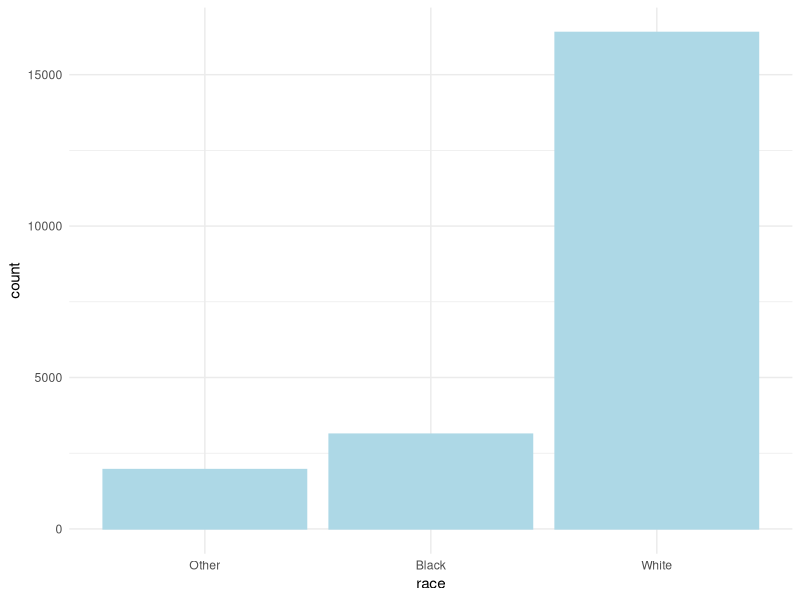
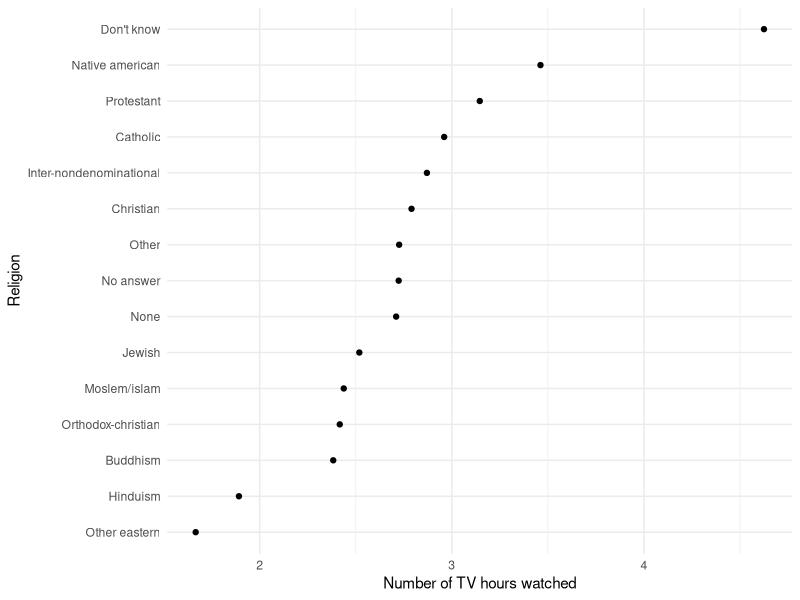
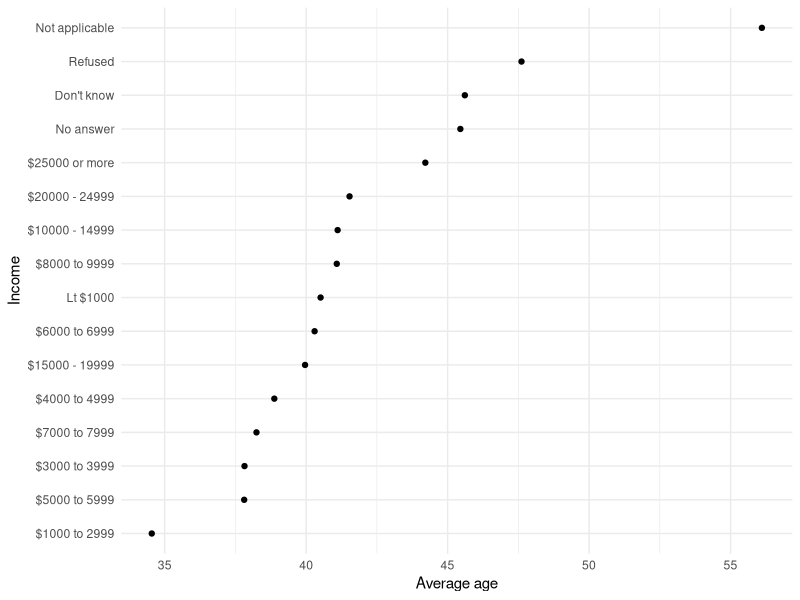
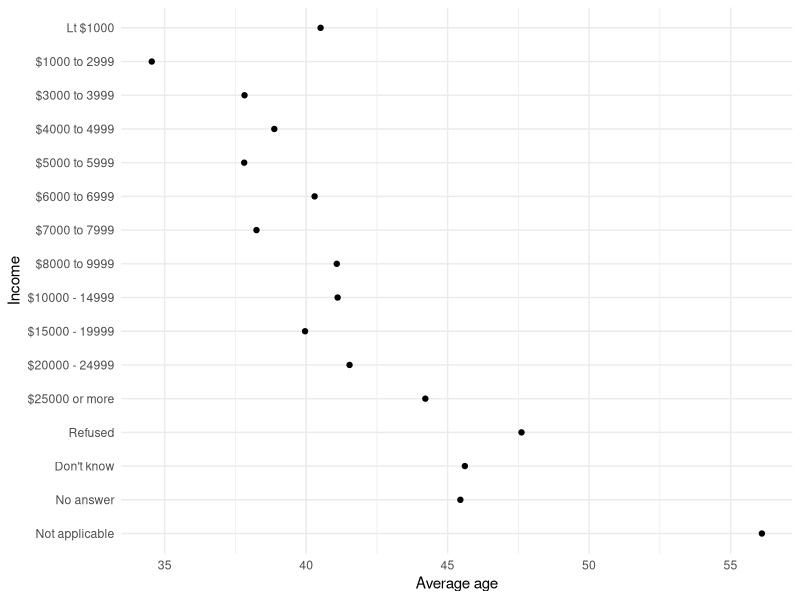
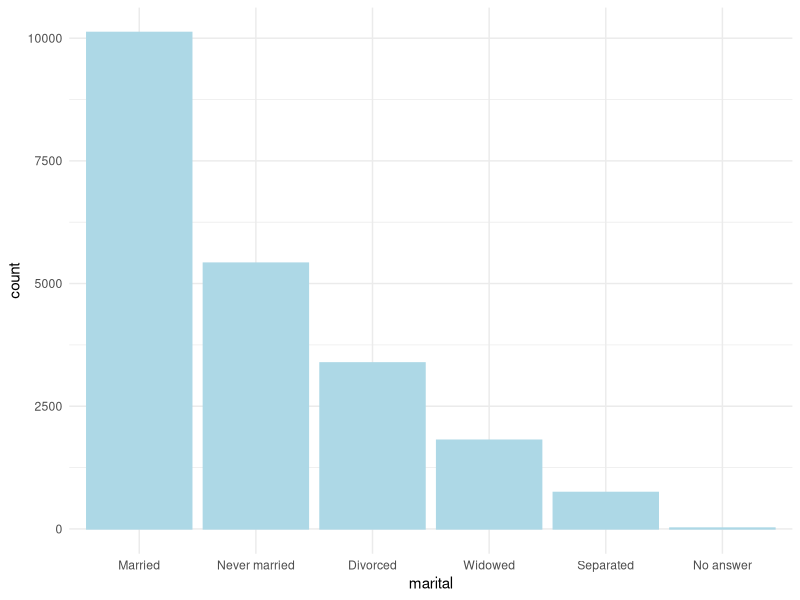
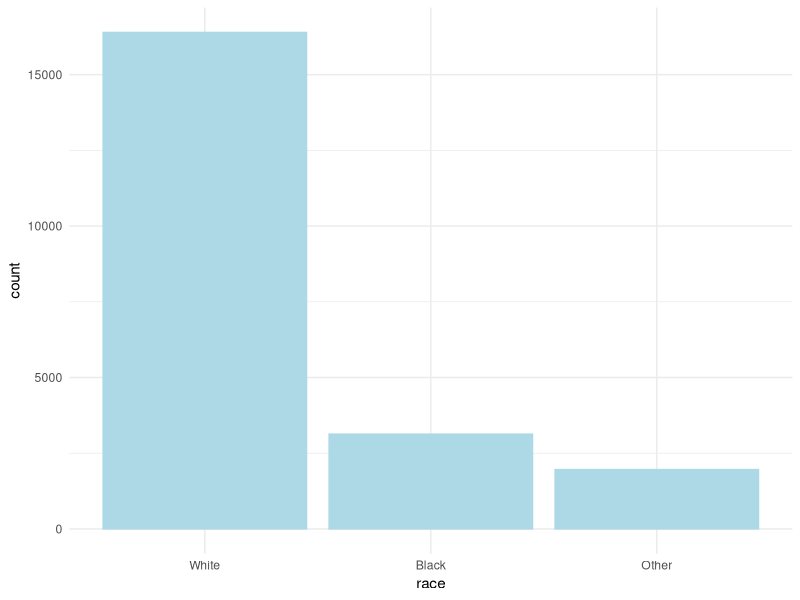

Recreate these plots in R, in order.
## ---- chunk 1
knitr::opts_chunk$set(fig.pos = 'H')
## ---- chunk 2
library(tidyverse)
library(kableExtra)
## ---- chunk 3
gss_cat <- forcats::gss_cat
## ---- chunk 4
head(gss_cat)
## ---- chunk 5
str(gss_cat)
## ---- chunk 6
as_tibble(gss_cat)
## ---- chunk 7
gss_cat %>%
  filter(relig == "Protestant") %>%
  group_by(year, relig) %>%
  summarize(tvhours = mean(tvhours, na.rm = TRUE))
## ---- chunk 8
# Using base R
summarize(group_by(filter(gss_cat, 
                          relig == "Protestant"), 
                   year, 
                   relig), 
          tvhours = mean(tvhours, 
                         na.rm = TRUE)
          )
## ---- chunk 9
gss_cat[1:10,] %>% 
  kable() %>% 
  kable_styling(latex_options = "striped")
## ---- chunk 10
anyNA(gss_cat)
## ---- chunk 11
is.na(gss_cat)

# Only `tvhours` has NA values, indiated by "TRUE" in the output.
## ---- chunk 12
gss_cat %>% 
  count(rincome)
## ---- chunk 13
gss_cat %>% 
  count(marital)

gss_cat %>% 
  count(partyid)

gss_cat %>% 
  count(relig)

gss_cat %>% 
  count(denom)

 # There are numerous ways to quantify missing values in R, but sticking to the very simple method using `count()` we can inspect each factor variable in turn. Almost all of the factor variables have some responses that could be considered to be missing data.

# There are more advanced methods to find missing values that involve less code and a bit less manual work. We won't go into this in detail today, but for those interested the operation below summarises NAs across an entire data set. Following this method, NAs can be found quicker. This isn't a solution for non-standard missing responses, which always involve more manual work.* 

gss_cat %>% 
  select(everything()) %>% 
  summarise_all(funs(sum(is.na(.))))
## ---- chunk 14
gss_cat %>% 
  filter(marital == "Married")

# Since we only want to find married people we will use the equal operator, ==, and encase the observations we want in quotes.*
## ---- chunk 15
gss_cat %>% 
  filter(marital == "Divorced" | marital == "Widowed")

# In this case we need to combine logical operators. The or operator is appropriate here since we are looking for two kinds of matches in the same variable (& would not work since people cannot be both divorced and widowed). We combine this with the equal operator.
## ---- chunk 16
gss_cat %>% 
  arrange(tvhours)

# Arrange only needs one argument, the variable you wish to reorder. Arrange orders the rows of a gss_cat by the tvhours column. The default here is to arrange in ascending order.
## ---- chunk 17
gss_cat %>%
  arrange(desc(tvhours))

# When combining these functions you need to wrap arrange around the operation you want to do.
## ---- chunk 18
gss_cat %>% 
  filter(marital == "Married") %>% 
  arrange(tvhours)

# Using the pipe we can perform multiple operations at once without needing to save each interim step as an object.
## ---- chunk 19
gss_cat %>%
  count(relig) %>%
  arrange(desc(n))

# In this case, we are not passing a variable to arrange but a logical, n. This tells R to count all the categories in relig and subsequently order these categories in descending order.*
## ---- chunk 20
gss_cat %>%
  select(relig, tvhours) %>% # also works without using select
  group_by(relig) %>% 
  summarise(tvhours = mean(tvhours, na.rm = TRUE))

# Combining several operations can seem complex, but once you understand what is happening you can apply to most other cases. In this example we tell R to take the `gss_data`, select only `relig` and `tvhours`, group the different categories of `relig` and perform a summarising function on these groups in respect to tvhours. Inside the `summarise()` function we tell it to take an average and to remove missing values.* 
## ---- chunk 21
string1 <- "This is a string in double quotes"

string2 <- 'This is a string in single quotes'

string3 <- 'If I want to include a "double quote" inside a string, I use single quotes'

string4 <- "If i want to include a 'single quote' inside a string, I use double quotes"
## ---- chunk 22
c("one", "two", "three")
## ---- chunk 23
str_c("x", "y", "z") 

str_c("x", "y", "z", sep = ", ") 

# Using the `sep` argument separates each letter in the string by a comma, but other character separators are possible (including blank space).
## ---- chunk 24
str_c(c("x", "y", "z"), collapse = "")
## ---- chunk 25
x <- c("Apple", "Banana", "Pear")

str_sub(x, 1, 3)
## ---- chunk 26
x <- c("apple", "banana", "pear")

str_view(x, "an")
## ---- chunk 27
str_view(x, ".a.")
## ---- chunk 28
x <- c("apple", "banana", "pear")

str_view(x, "^a")
## ---- chunk 29
str_view(x, "a$")
## ---- chunk 30
x <- c("apple pie", "apple", "apple cake")

str_view(x, "^apple$")
## ---- chunk 31
x <- c("Dec", "Apr", "Jam", "Mar")

sort(x)
## ---- chunk 32
month_levels <- c(
  "Jan", "Feb", "Mar", "Apr", "May", "Jun", 
  "Jul", "Aug", "Sep", "Oct", "Nov", "Dec"
)
## ---- chunk 33
y <- factor(x, levels = month_levels)

print(y)
## ---- chunk 34
sort(y)
## ---- chunk 35
library(kableExtra)
gss_cat %>% 
  group_by(marital) %>%
  summarise(n=n()) %>% 
  kbl() %>% 
  kable_paper(bootstrap_options = "striped", full_width = F)
## ---- chunk 36
gss_cat %>%
  count(race)
## ---- chunk 37
ggplot(gss_cat, aes(race)) +
  geom_bar(colour = "lightblue", fill = "lightblue") +
  theme_minimal()
## ---- chunk 38
relig_summary <- gss_cat %>% # Assign the results to object so we can use it later
  group_by(relig) %>% # Group by religion
  summarise(
    age = mean(age, na.rm = TRUE), # Create a mean for age
    tvhours = mean(tvhours, na.rm = TRUE), # Create a mean for tv hours
    n = n()) # Add a count per category of religion
## ---- chunk 39
relig_summary %>%
  mutate(relig = fct_reorder(relig, tvhours)) %>%
  ggplot(aes(tvhours, relig)) +
    geom_point() +
    xlab("Number of TV hours watched") +
    ylab("Religion") +
    theme_minimal()
## ---- chunk 40
rincome_summary <- gss_cat %>%
  group_by(rincome) %>%
  summarise(
    age = mean(age, na.rm = TRUE),
    n = n())

rincome_summary %>% 
  mutate(rincome = fct_reorder(rincome, age)) %>% 
  ggplot(aes(age, rincome)) +
    geom_point() +
    xlab("Average age") +
    ylab("Income") +
    theme_minimal()

# We can recycle the code from the previous example and substitute the relevant variable names. We group by the factor variable, rincome, calculating the mean age (and count) per category. Like before, we use `fct_reorder()` within `mutate()` and pass this to ggplot.* 

# Notice that as average age increases, so do the number of people refusing to disclose income.*
## ---- chunk 41
rincome_summary %>% 
  ggplot(aes(age, fct_relevel(rincome, "Not applicable"))) +
  geom_point() +
    xlab("Average age") +
    ylab("Income") +
    theme_minimal()

# Since `rincome` already has a principled order (increasing salary), it doesn't make sense to change this. Typically, we only use `fct_reorder()` to rearrange factors that are arbitrarily ordered to something we prefer or that is more intuitive.* 

# `fct_relevel()` is a related function that allows us to specify if we want to move a particular level to the front, for example. In the example below, we use `fct_relevel()` to bring forward those who responded to the salary question as "Not applicable". This makes these responses easier to see, as they are not embedded between the other ordered salary ranges.* 
## ---- chunk 42
gss_cat %>%
  mutate(marital = fct_infreq(marital)) %>% 
  ggplot(aes(marital)) +
    geom_bar(col = "lightblue", fill = "lightblue") +
    theme_minimal()

# Note that you do not need to create an interim summary this example.
## ---- chunk 43
gss_cat %>%
  mutate(race = fct_infreq(race)) %>% 
  ggplot(aes(race)) +
    geom_bar(col = "lightblue", fill = "lightblue") +
    theme_minimal()
## ---- chunk 44
# The remaining categorical variables are `race`, `partyid`, `relig`, and `denom.` These categories have no natural hierarchy or ordering, so it is up to you how you wish to present them in a graph (e.g., most to least common).
## ---- chunk 45
gss_cat %>% 
  group_by(partyid) %>%
  summarise(n=n()) %>% 
  kbl() %>% 
  kable_paper(bootstrap_options = "striped", full_width = F)
## ---- chunk 46
gss_cat %>%
  mutate(partyid = fct_recode(partyid,
                              "Republican" = "Strong republican", 
                              "Republican" = "Not str republican",
                              "Democrat" = "Strong democrat",
                              "Democrat" = "Not str democrat",
                              "Independent" = "Ind,near rep",
                              "Independent" = "Ind,near dem"
                              )) %>% 
  count(partyid)
## ---- chunk 47
gss_cat %>%
  mutate(partyid = fct_recode(partyid,
    NULL = "No answer",
    NULL = "Don't know"
    )) %>%
  count(partyid)
## ---- chunk 48
gss_cat %>%
  mutate(partyid = fct_collapse(partyid,
    NULL = c("No answer", "Don't know"),
    Other = c("Other party"),
    Republican = c("Strong republican", "Not str republican"),
    Independent = c("Ind,near rep", "Independent", "Ind,near dem"),
    Democrat = c("Not str democrat", "Strong democrat")
  )) %>%
  count(partyid)
## ---- chunk 49
gss_cat %>%
  mutate(rincome = fct_collapse(rincome,
    "0 to $10,000" = c("Lt $1000","$1000 to 2999","$3000 to 3999","$4000 to 4999","$5000 to 5999","$6000 to 6999","$7000 to 7999","$8000 to 9999"),
    "$10,000 to $20,000" = c("$10000 - 14999","$15000 - 19999","$20000 - 24999","$25000 or more"),
    NULL = c("Don't know","No answer", "Not applicable","Refused")
    )) %>%  
  count(rincome)
## ---- chunk 50
gss_cat %>%
  mutate(relig = fct_lump(relig)) %>%
  count(relig)
## ---- chunk 51
gss_cat %>%
  mutate(relig = fct_lump(relig, n = 10)) %>%
  count(relig, sort = TRUE)
## ---- chunk 52
gss_cat %>%
  mutate(marital = fct_lump(marital)) %>%
  count(marital, sort = TRUE)
## ---- chunk 53
gss_sample <- gss_cat[sample(nrow(gss_cat), 10),] # Takes a random sample of 10 observations from the data
## ---- chunk 54
kable(gss_sample) # A very simple table

# Notice that the output from `kable()` is very difficult to read. This is because the`kable()` function offers very limited formatting options and is not optimised for html. Within `kable()` you can align data/text by running `kable(mtcars, align = "l")`, for instance.  For more advanced formatting we need another package. More on that soon.
## ---- chunk 55
select(gss_sample, year, age, race, rincome) %>%
  kable() # Method 2

# Again, the output is very difficult to read. Let's learn how to improve this in the next exercise.
## ---- chunk 56
kable(gss_sample) %>% kable_styling(latex_options = "striped")
## ---- chunk 57
kable(gss_sample) %>%
  kable_styling(latex_options = "striped",
                font_size = 8)              # Change the font size here
## ---- chunk 58
kable(gss_sample) %>%
  kable_classic %>%                          # Add your theme here
  kable_styling(latex_options = "striped",
                font_size =12)
## ---- chunk 59
gss_cat %>% 
  mutate(partyid = fct_recode(partyid,
                              "Republican" = "Strong republican", 
                              "Republican" = "Not str republican",
                              "Democrat" = "Strong democrat",
                              "Democrat" = "Not str democrat",
                              "Independent" = "Ind,near rep",
                              "Independent" = "Ind,near dem"
                              )) %>% 
  group_by(partyid) %>%
  summarise(n=n()) %>% 
  kbl() %>% 
  kable_paper(bootstrap_options = "striped", full_width = F)
